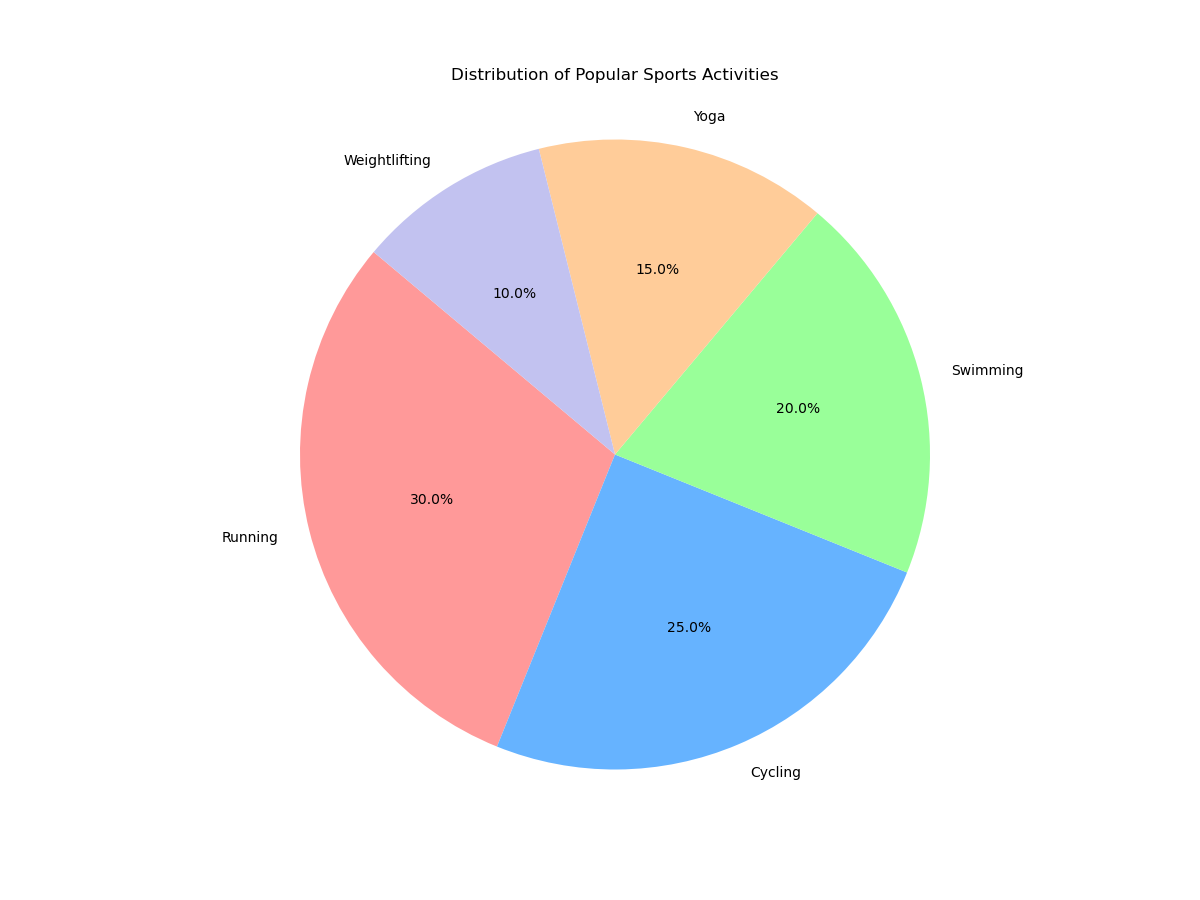

Here is the Python script that generated this plot:

import matplotlib.pyplot as plt

labels = 'Running', 'Cycling', 'Swimming', 'Yoga', 'Weightlifting'
sizes = [300, 250, 200, 150, 100]
colors = ['#ff9999', '#66b3ff', '#99ff99', '#ffcc99', '#c2c2f0']

plt.figure(figsize=(12,9))
plt.pie(sizes, labels=labels, colors=colors, autopct='%1.1f%%', startangle=140)

plt.title('Distribution of Popular Sports Activities', pad=20)
plt.axis('equal')  
plt.show()
